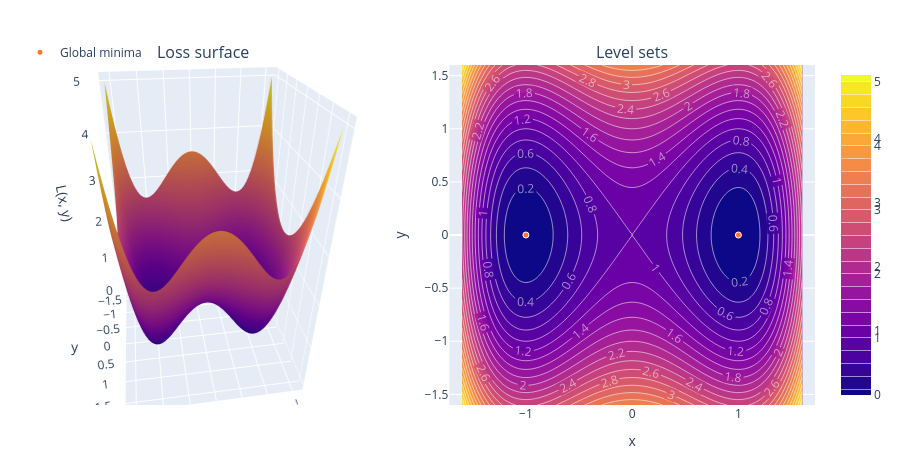

Notebook source saved alongside this figure:
### Markdown cell above
**A loss surface with two minima**

The loss $L(x,y) = (x^2-1)^2 + y^2$ has two global minima at $(-1,0)$ and $(1,0)$, both with loss zero. In the contour plot, each line joins points with the same loss. Below the saddle value $L(0,0)=1$, the contours form separate loops around the two minima.

Drag the 3D surface to rotate it.

### Code cell
import numpy as np
import plotly.graph_objects as go
from plotly.subplots import make_subplots

loss_x = np.linspace(-1.6, 1.6, 161)
loss_y = np.linspace(-1.6, 1.6, 161)
loss_values = (loss_x[None, :]**2 - 1)**2 + loss_y[:, None]**2

loss_figure = make_subplots(
    rows=1, cols=2,
    specs=[[{"type": "surface"}, {"type": "xy"}]],
    subplot_titles=("Loss surface", "Level sets"),
    horizontal_spacing=0.08,
)

loss_figure.add_trace(go.Surface(
    x=loss_x, y=loss_y, z=loss_values, coloraxis="coloraxis",
    hovertemplate="x=%{x:.2f}<br>y=%{y:.2f}<br>L=%{z:.2f}<extra></extra>",
), row=1, col=1)
loss_figure.add_trace(go.Contour(
    x=loss_x, y=loss_y, z=loss_values, coloraxis="coloraxis",
    contours=dict(start=0.2, end=5, size=0.2, showlabels=True),
    line=dict(width=1, color="rgba(255,255,255,0.55)"),
    hovertemplate="x=%{x:.2f}<br>y=%{y:.2f}<br>L=%{z:.2f}<extra></extra>",
), row=1, col=2)

minimum_marker = dict(size=6, color="#ff7433", line=dict(color="white", width=1))
loss_figure.add_trace(go.Scatter3d(
    x=[-1, 1], y=[0, 0], z=[0, 0], mode="markers",
    marker=minimum_marker, name="Global minima",
), row=1, col=1)
loss_figure.add_trace(go.Scatter(
    x=[-1, 1], y=[0, 0], mode="markers",
    marker=minimum_marker, name="Global minima", showlegend=False,
), row=1, col=2)

loss_figure.update_layout(
    height=460,
    margin=dict(l=20, r=20, t=65, b=55),
    coloraxis=dict(colorscale="Viridis", colorbar=dict(title="Loss")),
    scene=dict(
        xaxis_title="x", yaxis_title="y", zaxis_title="L(x, y)",
        camera=dict(eye=dict(x=0.25, y=1.65, z=1.05)),
    ),
    legend=dict(orientation="h", x=0, y=1.08),
)
loss_figure.update_xaxes(title_text="x", row=1, col=2)
loss_figure.update_yaxes(title_text="y", scaleanchor="x", scaleratio=1, row=1, col=2)
loss_figure.show()

### Figure 1 — Plotly figure (JSON) as saved in the notebook; plotly's stock layout.template omitted (floating-point values rounded to 4 significant figures; data arrays with more than 128 entries replaced by an {"elided": "..."} marker saying what was removed)
{"data": [{"coloraxis": "coloraxis", "hovertemplate": "x=%{x:.2f}<br>y=%{y:.2f}<br>L=%{z:.2f}<extra></extra>", "scene": "scene", "type": "surface", "x": {"elided": "161 float values"}, "y": {"elided": "161 float values"}, "z": {"elided": "161x161 float values"}}, {"coloraxis": "coloraxis", "contours": {"end": 5, "showlabels": true, "size": 0.2, "start": 0.2}, "hovertemplate": "x=%{x:.2f}<br>y=%{y:.2f}<br>L=%{z:.2f}<extra></extra>", "line": {"color": "rgba(255,255,255,0.55)", "width": 1}, "type": "contour", "x": {"elided": "161 float values"}, "xaxis": "x", "y": {"elided": "161 float values"}, "yaxis": "y", "z": {"elided": "161x161 float values"}}, {"marker": {"color": "#ff7433", "line": {"color": "white", "width": 1}, "size": 6}, "mode": "markers", "name": "Global minima", "scene": "scene", "type": "scatter3d", "x": [-1, 1], "y": [0, 0], "z": [0, 0]}, {"marker": {"color": "#ff7433", "line": {"color": "white", "width": 1}, "size": 6}, "mode": "markers", "name": "Global minima", "showlegend": false, "type": "scatter", "x": [-1, 1], "xaxis": "x", "y": [0, 0], "yaxis": "y"}], "layout": {"annotations": [{"font": {"size": 16}, "showarrow": false, "text": "Loss surface", "x": 0.23, "xanchor": "center", "xref": "paper", "y": 1, "yanchor": "bottom", "yref": "paper"}, {"font": {"size": 16}, "showarrow": false, "text": "Level sets", "x": 0.77, "xanchor": "center", "xref": "paper", "y": 1, "yanchor": "bottom", "yref": "paper"}], "coloraxis": {"colorbar": {"title": {"text": "Loss"}}, "colorscale": [[0, "#440154"], [0.1111, "#482878"], [0.2222, "#3e4989"], [0.3333, "#31688e"], [0.4444, "#26828e"], [0.5556, "#1f9e89"], [0.6667, "#35b779"], [0.7778, "#6ece58"], [0.8889, "#b5de2b"], [1, "#fde725"]]}, "height": 460, "legend": {"orientation": "h", "x": 0, "y": 1.08}, "margin": {"b": 55, "l": 20, "r": 20, "t": 65}, "scene": {"camera": {"eye": {"x": 0.25, "y": 1.65, "z": 1.05}}, "domain": {"x": [0, 0.46], "y": [0, 1]}, "xaxis": {"title": {"text": "x"}}, "yaxis": {"title": {"text": "y"}}, "zaxis": {"title": {"text": "L(x, y)"}}}, "xaxis": {"anchor": "y", "domain": [0.54, 1], "title": {"text": "x"}}, "yaxis": {"anchor": "x", "domain": [0, 1], "scaleanchor": "x", "scaleratio": 1, "title": {"text": "y"}}}}
